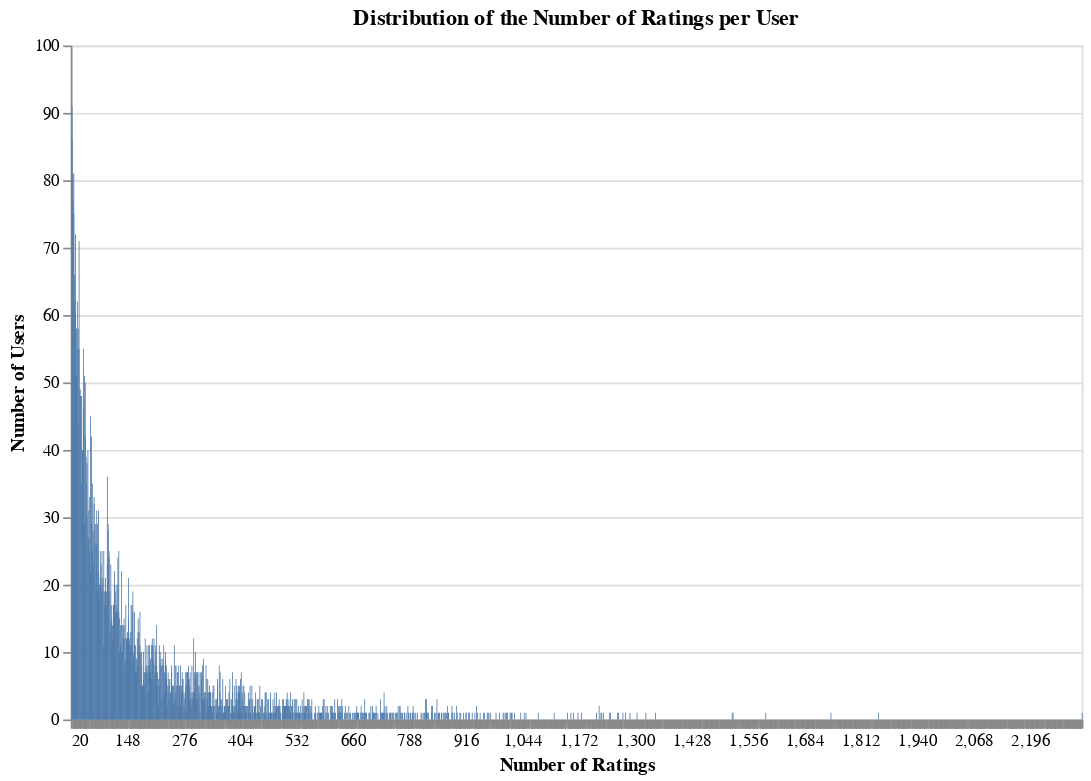

Notebook source saved alongside this figure:
### Code cell
# Create an Altair bar chart

# Create a new DataFrame with the count of occurrences for each user
user_counts = ml_1m['User'].value_counts().reset_index()
user_counts.columns = ['User', 'Count']

# Create an Altair histogram with bins
chart_user = alt.Chart(user_counts).mark_bar().encode(
    alt.X('Count:Q', bin=alt.Bin(step=2), title='Number of Ratings'),
    alt.Y('count():Q', title='Number of Users'),
    tooltip=['Count:Q', 'count()']
).properties(
    width=600,
    height=400,
    title='Distribution of the Number of Ratings per User'
)

chart_user

### Figure 1 — Vega specification as saved in the notebook (floating-point values rounded to 4 significant figures; data arrays with more than 128 entries replaced by an {"elided": "..."} marker saying what was removed)
{"$schema": "https://vega.github.io/schema/vega/v5.json", "data": [{"name": "source_0", "values": {"elided": "743 records"}}, {"name": "source_0_y_domain___count", "values": [{"min": 1, "max": 91}]}], "signals": [{"name": "bin_step_2_Count_bins", "value": {"fields": ["Count"], "fname": "bin_Count", "start": 20.0, "step": 2.0, "stop": 2314.0}}], "marks": [{"type": "rect", "name": "marks", "from": {"data": "source_0"}, "encode": {"update": {"y": {"field": "__count", "scale": "y"}, "ariaRoleDescription": {"value": "bar"}, "fill": {"value": "#4c78a8"}, "x": {"field": "bin_step_2_Count_end", "scale": "x", "offset": {"signal": "0.5 + (abs(scale(\"x\", datum[\"bin_step_2_Count_end\"]) - scale(\"x\", datum[\"bin_step_2_Count\"])) < 0.25 ? 0.5 * (0.25 - (abs(scale(\"x\", datum[\"bin_step_2_Count_end\"]) - scale(\"x\", datum[\"bin_step_2_Count\"])))) : -0.5)"}}, "tooltip": {"signal": "{\"Count\": format(datum[\"Count\"], \"\"), \"Count of Records\": format(datum[\"__count\"], \"\")}"}, "x2": {"field": "bin_step_2_Count", "scale": "x", "offset": {"signal": "0.5 + (abs(scale(\"x\", datum[\"bin_step_2_Count_end\"]) - scale(\"x\", datum[\"bin_step_2_Count\"])) < 0.25 ? -0.5 * (0.25 - (abs(scale(\"x\", datum[\"bin_step_2_Count_end\"]) - scale(\"x\", datum[\"bin_step_2_Count\"])))) : 0.5)"}}, "description": {"signal": "\"Number of Ratings: \" + (!isValid(datum[\"bin_step_2_Count\"]) || !isFinite(+datum[\"bin_step_2_Count\"]) ? \"null\" : format(datum[\"bin_step_2_Count\"], \"\") + \" – \" + format(datum[\"bin_step_2_Count_end\"], \"\")) + \"; Number of Users: \" + (format(datum[\"__count\"], \"\")) + \"; Count: \" + (format(datum[\"Count\"], \"\")) + \"; Count of Records: \" + (format(datum[\"__count\"], \"\"))"}, "y2": {"value": 0, "scale": "y"}}}, "style": ["bar"]}], "scales": [{"name": "x", "type": "linear", "domain": {"signal": "[bin_step_2_Count_bins.start, bin_step_2_Count_bins.stop]"}, "range": [0, {"signal": "width"}], "bins": {"signal": "bin_step_2_Count_bins"}, "zero": false}, {"name": "y", "type": "linear", "domain": [{"signal": "(data(\"source_0_y_domain___count\")[0] || {}).min"}, {"signal": "(data(\"source_0_y_domain___count\")[0] || {}).max"}], "range": [{"signal": "height"}, 0], "nice": true, "zero": true}], "axes": [{"scale": "y", "maxExtent": 0, "tickCount": {"signal": "ceil(height/40)"}, "gridScale": "x", "orient": "left", "domain": false, "labels": false, "minExtent": 0, "ticks": false, "grid": true, "zindex": 0, "aria": false}, {"scale": "x", "labelFlush": true, "tickCount": {"signal": "ceil(width/10)"}, "title": "Number of Ratings", "orient": "bottom", "zindex": 0, "labelOverlap": true, "grid": false}, {"scale": "y", "zindex": 0, "title": "Number of Users", "grid": false, "tickCount": {"signal": "ceil(height/40)"}, "orient": "left", "labelOverlap": true}], "title": {"text": "Distribution of the Number of Ratings per User", "frame": "group"}, "style": "cell", "width": 600, "background": "white", "padding": 5, "height": 400}
